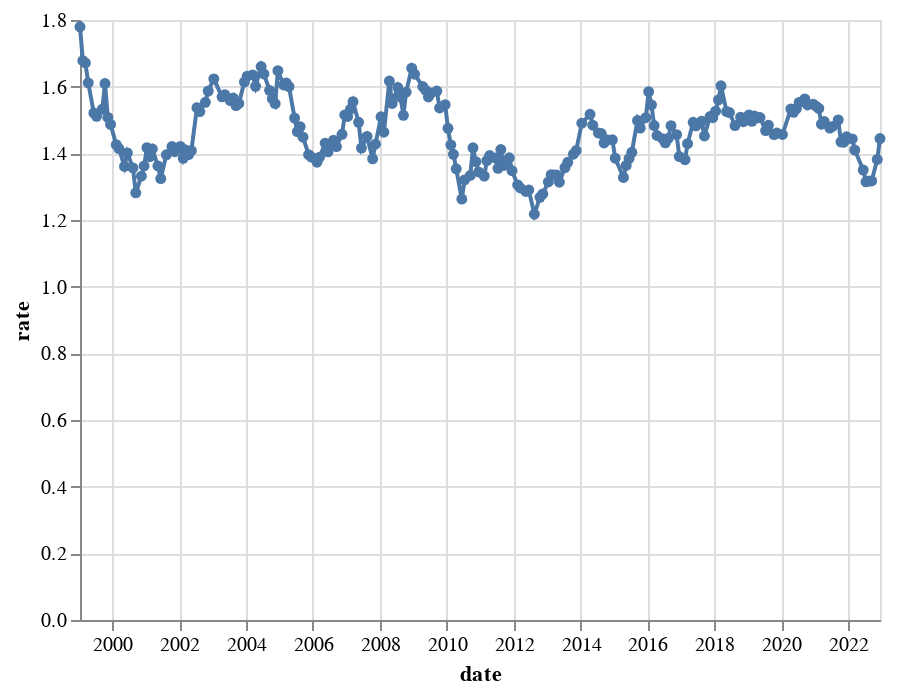

The code cell stored with this chart in its notebook:
### Markdown cell above
Altair allows you to include points for each value by adding the `point` property for mark_line.
 Set the `point` property to `True`

### Code cell
alt.Chart(data_canada).mark_line(point=True).encode(
    alt.X('date'),
    alt.Y('rate:Q'),
)

### Figure 1 — Vega-Lite specification as saved in the notebook (floating-point values rounded to 4 significant figures; data arrays with more than 128 entries replaced by an {"elided": "..."} marker saying what was removed)
{"config": {"view": {"continuousWidth": 400, "continuousHeight": 300}}, "data": {"name": "data-a961be329b6941f8cde3109455aeb173"}, "mark": {"type": "line", "point": true}, "encoding": {"x": {"type": "temporal", "field": "date"}, "y": {"type": "quantitative", "field": "rate"}}, "$schema": "https://vega.github.io/schema/vega-lite/v4.8.1.json", "datasets": {"data-a961be329b6941f8cde3109455aeb173": {"elided": "206 records"}}}
